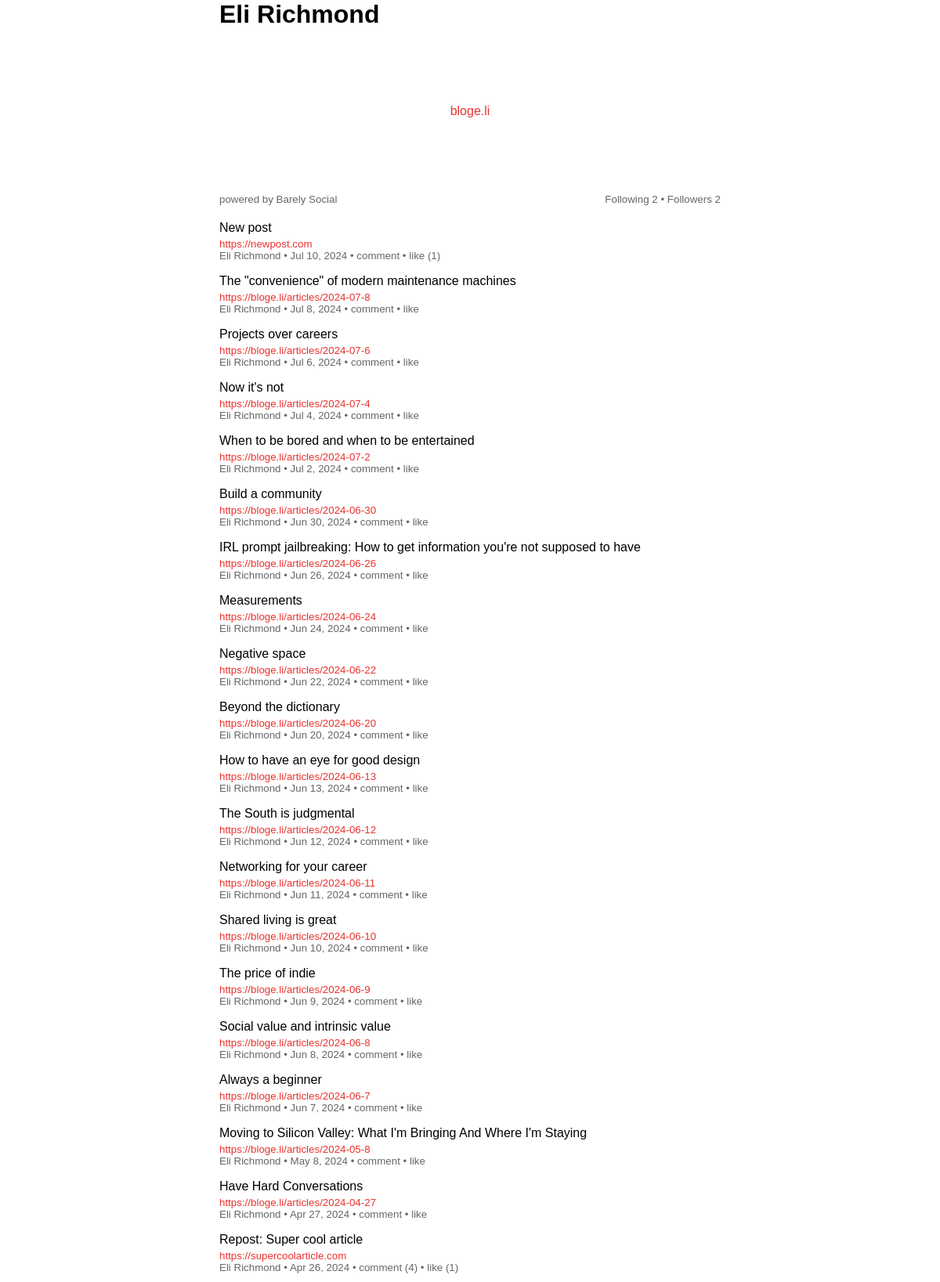
The page /Linkfeed/profile/bloge.li/ (upper part) on the database its author committed.
### Linkfeed/models.py (models this page shows, shortened)
class Profile(models.Model):
    user = models.OneToOneField(User, on_delete=models.CASCADE)
    display_name = models.CharField(max_length=255, blank=True, null=True)
    follower = models.ManyToManyField(User, blank=True, related_name="follower_user")
    following = models.ManyToManyField(User, blank=True, related_name="following_user")
    domain = models.URLField(blank=True, null=True)
    def formatCount(self, followers_or_following):
        if followers_or_following == "followers":
            count = self.follower.count()
        elif followers_or_following == "following":
            count = self.following.count()
        if count < 10:
            formatted = f"{count}"  # Three spaces for single digit numbers
        elif count < 100:
            formatted = f"{count}"  # Two spaces for two digit numbers
        elif count < 1000:
            formatted = f"{count}"  # One space for three digit numbers
        elif count < 10000:
            formatted = f"{count}"  # Exact count for 1000-9999
        elif count < 100000:
            formatted = f"{count // 1000}k"  # Thousands without decimal for 10k-99k
        elif count < 1000000:
            formatted = f"{count / 1000:.1f}k"  # Thousands with one decimal for 100k-999k
        elif count < 10000000:
            formatted = f"{count // 1000000}m"  # Millions without decimal for 1m-9m
        else:
            formatted = f"{count / 1000000:.1f}m"  # Millions with one decimal for 10m and more
        return formatted
    def strippedDomainLink(self):
        return self.domain.replace("http://", "").replace("https://", "").strip("/")

class Post(models.Model):
    user = models.ForeignKey(User, on_delete=models.CASCADE, related_name="posts")
    title = models.CharField(blank=True, max_length=255)
    body = models.URLField(blank=True, null=True)
    likes = models.ManyToManyField(User, related_name="blog_posts")
    timestamp = models.DateTimeField(auto_now_add=False, null=True)
    is_rss_feed_post = models.BooleanField(default=False)
    def total_likes(self):
        return self.likes.count()

class User(AbstractUser):
    pass

### Linkfeed/views.py (the view)
# urls.py: path('profile', views.current_user_profile, name='current_user_profile'),
def profile(request, username):
    user = User.objects.get(username=username)
    posts = Post.objects.filter(user=user)
    profile = Profile.objects.get(user=user)
    domain = profile.domain
    profile.link = domain
    profile.stripped_link = profile.strippedDomainLink()
    profile.following_count = profile.formatCount("following")
    profile.followers_count = profile.formatCount("followers")
    posts = Post.objects.filter(user=user).annotate(total_comments=Count('comments')).order_by('-timestamp')
    for post in posts:
        post.liked = post.likes.filter(id=user.id).exists()
    return render(request, "Linkfeed/profile.html", {"posts": posts, "profile": profile})

### Linkfeed/templates/Linkfeed/profile.html (shortened to what this page needs)
{% extends "Linkfeed/layouts.html" %}
{% block name %}
    {{ profile.display_name }}
{% endblock %}
{% block body %}
    <div class="red d-flex justify-content-center align-items-center my-5 py-5">
        <a target="_blank" href="{{profile.link}}">{{profile.stripped_link}}</a>
    </div>
    <div class="d-flex justify-content-between">
        <div class="mb-1 d-flex">
            {% include 'Linkfeed/powered_by.html' %}
        </div>
        <div class="small grey mb-1 d-flex">
            <a href="{% url 'following' profile.user.username %}">Following {{profile.following_count|safe}}</a>&nbsp;•&nbsp;
            <a href="{% url 'followers' profile.user.username %}">Followers {{profile.followers_count|safe}}</a>
        </div>
    </div>
    {% for post in posts %}
        {% include 'Linkfeed/posts.html' %}
    {% endfor %}
{% endblock %}

### Linkfeed/templates/Linkfeed/posts.html
<p class="mb-0">
    <a href="{{ post.body }}" target="_blank">{{ post.title }}</a>
</p>
<p class="small red my-0 pt-1">
    <a href="{{ post.body }}" target="_blank">{{ post.body }}</a>
</p>
<p class="small grey mt-0">
    <a href="{% url 'profile' post.user.username %}" target="_blank">
        {{ post.user.profile.display_name }}
    </a> •
    {{ post.timestamp|date:"b j, Y"|capfirst }} •
    <a href="{% url 'post' post.id %}">
        comment {% if post.total_comments %}({{post.total_comments}}){% endif %}
    </a> •
    <a href="#" id="like-{{ post.id }}" onclick="likePost('{{ post.id }}')">
        like {% if post.total_likes %}({{post.total_likes}}){% endif %}
    </a>
</p>

### Linkfeed/static/Linkfeed/style.css (style rules this page uses)
body { font-family: Verdana, Geneva, Tahoma, sans-serif; max-width:40em; margin: 0 auto; padding-right: .5em; padding-left: .5em; overflow-x: hidden; overflow-y: scroll; }
a { text-decoration: none; color: inherit; overflow-wrap:anywhere; }
.small { font-size: smaller; }
.grey { color: #666; }
.red { color: #EA322E; }

### rows shown on the page
Profile: display_name "Eli Richmond", stripped_link "bloge.li", following_count "2", followers_count "2"
Post: title "New post", body "https://newpost.com", user.profile.display_name "Eli Richmond", timestamp "Jul 10, 2024", total_likes "1"
Post: title "The \"convenience\" of modern maintenance machines", body "https://bloge.li/articles/2024-07-8", user.profile.display_name "Eli Richmond", timestamp "Jul 8, 2024"
Post: title "Projects over careers", body "https://bloge.li/articles/2024-07-6", user.profile.display_name "Eli Richmond", timestamp "Jul 6, 2024"
Post: title "Now it's not", body "https://bloge.li/articles/2024-07-4", user.profile.display_name "Eli Richmond", timestamp "Jul 4, 2024"
Post: title "When to be bored and when to be entertained", body "https://bloge.li/articles/2024-07-2", user.profile.display_name "Eli Richmond", timestamp "Jul 2, 2024"
Post: title "Build a community", body "https://bloge.li/articles/2024-06-30", user.profile.display_name "Eli Richmond", timestamp "Jun 30, 2024"
Post: title "IRL prompt jailbreaking: How to get information you're not supposed to have", body "https://bloge.li/articles/2024-06-26", user.profile.display_name "Eli Richmond", timestamp "Jun 26, 2024"
Post: title "Measurements", body "https://bloge.li/articles/2024-06-24", user.profile.display_name "Eli Richmond", timestamp "Jun 24, 2024"
Post: title "Negative space", body "https://bloge.li/articles/2024-06-22", user.profile.display_name "Eli Richmond", timestamp "Jun 22, 2024"
Post: title "Beyond the dictionary", body "https://bloge.li/articles/2024-06-20", user.profile.display_name "Eli Richmond", timestamp "Jun 20, 2024"
Post: title "How to have an eye for good design", body "https://bloge.li/articles/2024-06-13", user.profile.display_name "Eli Richmond", timestamp "Jun 13, 2024"
Post: title "The South is judgmental", body "https://bloge.li/articles/2024-06-12", user.profile.display_name "Eli Richmond", timestamp "Jun 12, 2024"
Post: title "Networking for your career", body "https://bloge.li/articles/2024-06-11", user.profile.display_name "Eli Richmond", timestamp "Jun 11, 2024"
Post: title "Shared living is great", body "https://bloge.li/articles/2024-06-10", user.profile.display_name "Eli Richmond", timestamp "Jun 10, 2024"
Post: title "The price of indie", body "https://bloge.li/articles/2024-06-9", user.profile.display_name "Eli Richmond", timestamp "Jun 9, 2024"
Post: title "Social value and intrinsic value", body "https://bloge.li/articles/2024-06-8", user.profile.display_name "Eli Richmond", timestamp "Jun 8, 2024"
Post: title "Always a beginner", body "https://bloge.li/articles/2024-06-7", user.profile.display_name "Eli Richmond", timestamp "Jun 7, 2024"
Post: title "Moving to Silicon Valley: What I'm Bringing And Where I'm Staying", body "https://bloge.li/articles/2024-05-8", user.profile.display_name "Eli Richmond", timestamp "May 8, 2024"
Post: title "Have Hard Conversations", body "https://bloge.li/articles/2024-04-27", user.profile.display_name "Eli Richmond", timestamp "Apr 27, 2024"
Post: title "Repost: Super cool article", body "https://supercoolarticle.com", user.profile.display_name "Eli Richmond", timestamp "Apr 26, 2024", total_comments "4", total_likes "1"
